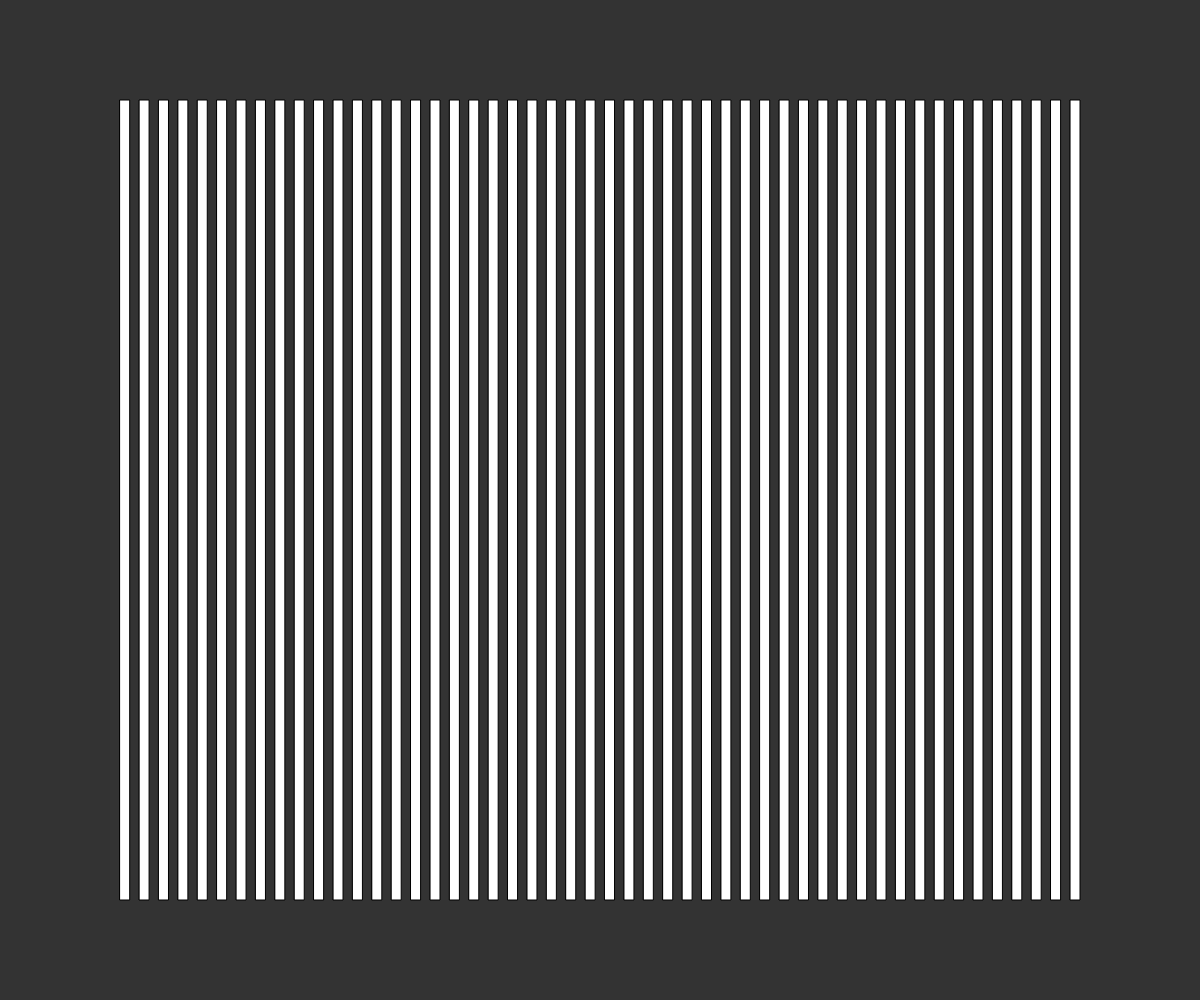
Frame 1 (no input)
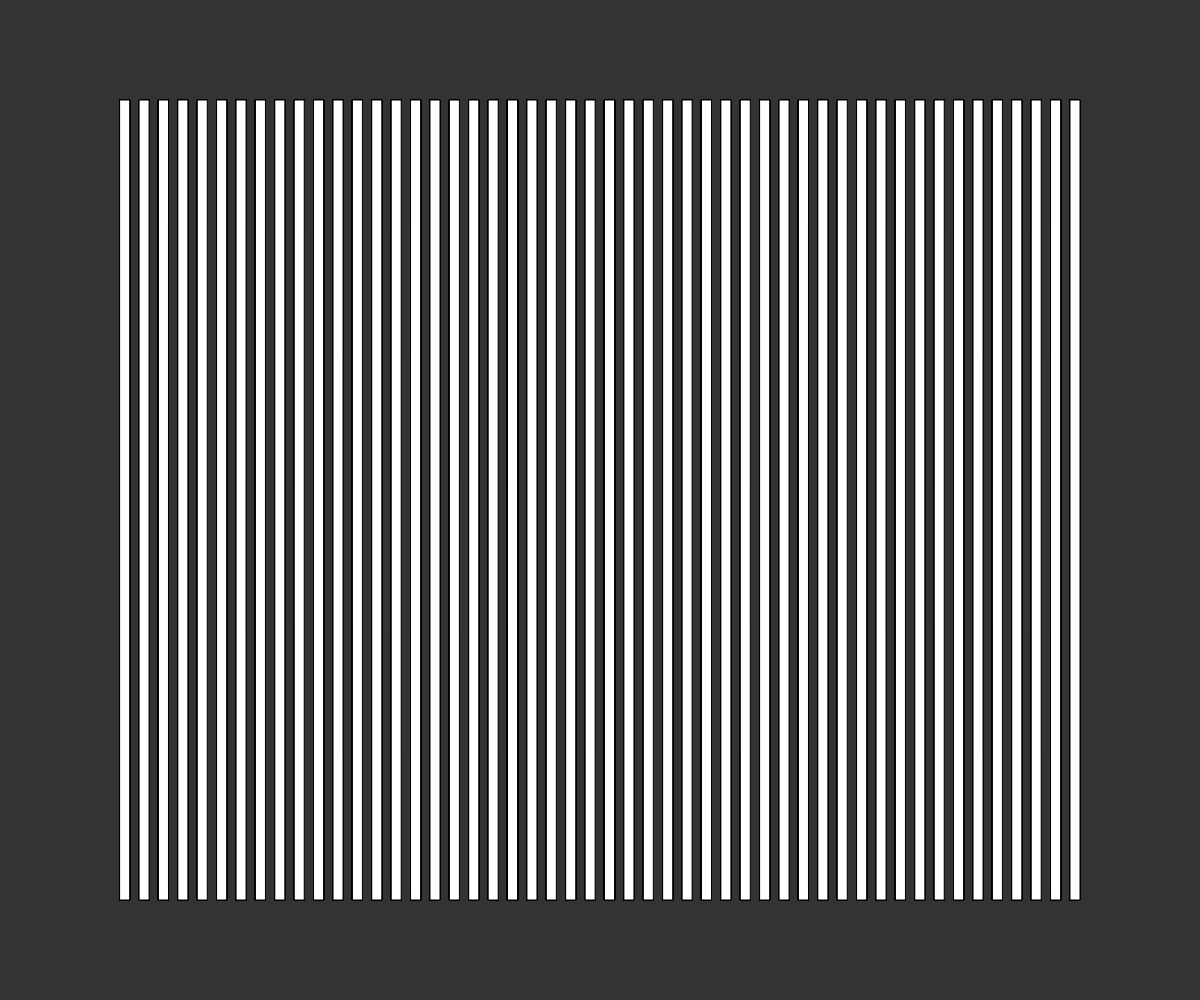
Frame 60 (no input)
Frame 120 (the mouse pressed at the canvas centre since frame 60): identical to frame 60, image omitted

The p5.js sketch that drew these frames (run headless with seeded random() and noise() and a simulated clock; from frame 60 on, the mouse is pressed at the canvas centre):

// p5.js sketch
// ── sketch.js
let containerWidth
let containerHeight
let containerInitX
let containerInitY

let columnsCount = 50
let columnWidth 
let columnHeight

function setup() {
  createCanvas(windowWidth, windowHeight)
  background(51)
  
  containerWidth = windowWidth * 0.8
  containerHeight = windowHeight * 0.8
  containerInitX = (windowWidth - containerWidth) / 2
  containerInitY = (windowHeight - containerHeight) / 2
  
  print(windowWidth)
  print(containerWidth)
  print(containerInitX)
  
  columnWidth = containerWidth / (columnsCount * 2 - 1)
  columnHeight = containerHeight
  
  print(columnWidth)
}

function draw() {
  
  
  for (let i=0; i<columnsCount*2-1; i++) {
    if (i%2 === 0) {
      rect(containerInitX + columnWidth*i, containerInitY, columnWidth, columnHeight); 
    }
  }
  
}
